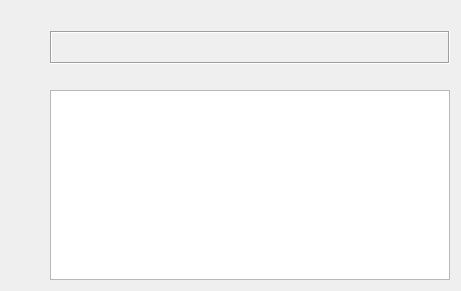
<?xml version="1.0" encoding="UTF-8"?>
<ui version="4.0">
 <class>MessageWidget</class>
 <widget class="QWidget" name="MessageWidget">
  <property name="geometry">
   <rect>
    <x>0</x>
    <y>0</y>
    <width>461</width>
    <height>291</height>
   </rect>
  </property>
  <property name="windowTitle">
   <string>Form</string>
  </property>
  <layout class="QGridLayout" name="gridLayout">
   <item row="0" column="0">
    <layout class="QVBoxLayout" name="verticalLayout1">
     <property name="sizeConstraint">
      <enum>QLayout::SetDefaultConstraint</enum>
     </property>
     <item>
      <widget class="QLabel" name="labelMugshot">
       <property name="sizePolicy">
        <sizepolicy hsizetype="Fixed" vsizetype="Fixed">
         <horstretch>0</horstretch>
         <verstretch>0</verstretch>
        </sizepolicy>
       </property>
       <property name="minimumSize">
        <size>
         <width>33</width>
         <height>33</height>
        </size>
       </property>
       <property name="maximumSize">
        <size>
         <width>33</width>
         <height>33</height>
        </size>
       </property>
       <property name="text">
        <string/>
       </property>
       <property name="pixmap">
        <pixmap resource="../qammer.qrc">:/images/no_photo.jpg</pixmap>
       </property>
       <property name="scaledContents">
        <bool>true</bool>
       </property>
      </widget>
     </item>
     <item>
      <spacer name="verticalSpacer">
       <property name="orientation">
        <enum>Qt::Vertical</enum>
       </property>
       <property name="sizeHint" stdset="0">
        <size>
         <width>20</width>
         <height>0</height>
        </size>
       </property>
      </spacer>
     </item>
    </layout>
   </item>
   <item row="0" column="1">
    <layout class="QVBoxLayout" name="verticalLayout_2">
     <item>
      <widget class="QLabel" name="labelTitle">
       <property name="text">
        <string/>
       </property>
       <property name="textFormat">
        <enum>Qt::RichText</enum>
       </property>
       <property name="textInteractionFlags">
        <set>Qt::LinksAccessibleByMouse|Qt::TextSelectableByMouse</set>
       </property>
      </widget>
     </item>
     <item>
      <widget class="QLabel" name="labelContent">
       <property name="enabled">
        <bool>true</bool>
       </property>
       <property name="sizePolicy">
        <sizepolicy hsizetype="Expanding" vsizetype="Expanding">
         <horstretch>0</horstretch>
         <verstretch>0</verstretch>
        </sizepolicy>
       </property>
       <property name="minimumSize">
        <size>
         <width>400</width>
         <height>33</height>
        </size>
       </property>
       <property name="frameShape">
        <enum>QFrame::Box</enum>
       </property>
       <property name="frameShadow">
        <enum>QFrame::Sunken</enum>
       </property>
       <property name="text">
        <string/>
       </property>
       <property name="alignment">
        <set>Qt::AlignLeading|Qt::AlignLeft|Qt::AlignTop</set>
       </property>
       <property name="wordWrap">
        <bool>true</bool>
       </property>
       <property name="textInteractionFlags">
        <set>Qt::LinksAccessibleByMouse|Qt::TextSelectableByMouse</set>
       </property>
      </widget>
     </item>
     <item>
      <widget class="QLabel" name="labelStatus">
       <property name="text">
        <string/>
       </property>
      </widget>
     </item>
     <item>
      <widget class="QListWidget" name="listWidgetMessages">
       <property name="verticalScrollMode">
        <enum>QAbstractItemView::ScrollPerPixel</enum>
       </property>
       <property name="horizontalScrollMode">
        <enum>QAbstractItemView::ScrollPerPixel</enum>
       </property>
      </widget>
     </item>
    </layout>
   </item>
  </layout>
 </widget>
 <resources>
  <include location="../qammer.qrc"/>
 </resources>
 <connections/>
</ui>
